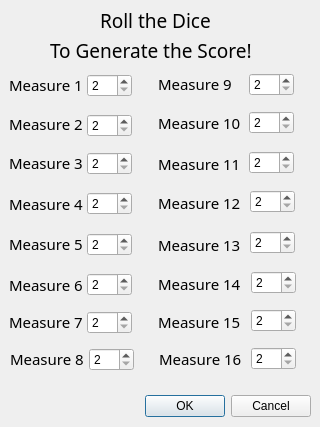
<?xml version="1.0" encoding="UTF-8"?>
<ui version="4.0">
 <class>Dialog</class>
 <widget class="QDialog" name="Dialog">
  <property name="geometry">
   <rect>
    <x>0</x>
    <y>0</y>
    <width>320</width>
    <height>427</height>
   </rect>
  </property>
  <property name="maximumSize">
   <size>
    <width>320</width>
    <height>16777215</height>
   </size>
  </property>
  <property name="windowTitle">
   <string>Dialog</string>
  </property>
  <widget class="QDialogButtonBox" name="buttonBox">
   <property name="geometry">
    <rect>
     <x>10</x>
     <y>390</y>
     <width>301</width>
     <height>32</height>
    </rect>
   </property>
   <property name="orientation">
    <enum>Qt::Horizontal</enum>
   </property>
   <property name="standardButtons">
    <set>QDialogButtonBox::Cancel|QDialogButtonBox::Ok</set>
   </property>
  </widget>
  <widget class="QLabel" name="label">
   <property name="geometry">
    <rect>
     <x>9</x>
     <y>77</y>
     <width>111</width>
     <height>16</height>
    </rect>
   </property>
   <property name="font">
    <font>
     <family>Caviar Dreams</family>
     <pointsize>11</pointsize>
    </font>
   </property>
   <property name="text">
    <string>Measure 1</string>
   </property>
  </widget>
  <widget class="QLabel" name="label_2">
   <property name="geometry">
    <rect>
     <x>9</x>
     <y>116</y>
     <width>91</width>
     <height>16</height>
    </rect>
   </property>
   <property name="font">
    <font>
     <family>Caviar Dreams</family>
     <pointsize>11</pointsize>
    </font>
   </property>
   <property name="text">
    <string>Measure 2</string>
   </property>
  </widget>
  <widget class="QSpinBox" name="roll1">
   <property name="geometry">
    <rect>
     <x>87</x>
     <y>74</y>
     <width>45</width>
     <height>23</height>
    </rect>
   </property>
   <property name="minimum">
    <number>2</number>
   </property>
   <property name="maximum">
    <number>12</number>
   </property>
   <property name="singleStep">
    <number>1</number>
   </property>
  </widget>
  <widget class="QSpinBox" name="roll2">
   <property name="geometry">
    <rect>
     <x>87</x>
     <y>114</y>
     <width>45</width>
     <height>23</height>
    </rect>
   </property>
   <property name="minimum">
    <number>2</number>
   </property>
   <property name="maximum">
    <number>12</number>
   </property>
   <property name="singleStep">
    <number>1</number>
   </property>
  </widget>
  <widget class="QLabel" name="label_3">
   <property name="geometry">
    <rect>
     <x>9</x>
     <y>155</y>
     <width>111</width>
     <height>16</height>
    </rect>
   </property>
   <property name="font">
    <font>
     <family>Caviar Dreams</family>
     <pointsize>11</pointsize>
    </font>
   </property>
   <property name="text">
    <string>Measure 3</string>
   </property>
  </widget>
  <widget class="QSpinBox" name="roll3">
   <property name="geometry">
    <rect>
     <x>87</x>
     <y>152</y>
     <width>45</width>
     <height>23</height>
    </rect>
   </property>
   <property name="minimum">
    <number>2</number>
   </property>
   <property name="maximum">
    <number>12</number>
   </property>
   <property name="singleStep">
    <number>1</number>
   </property>
  </widget>
  <widget class="QLabel" name="label_4">
   <property name="geometry">
    <rect>
     <x>9</x>
     <y>196</y>
     <width>101</width>
     <height>16</height>
    </rect>
   </property>
   <property name="font">
    <font>
     <family>Caviar Dreams</family>
     <pointsize>11</pointsize>
    </font>
   </property>
   <property name="text">
    <string>Measure 4</string>
   </property>
  </widget>
  <widget class="QSpinBox" name="roll4">
   <property name="geometry">
    <rect>
     <x>87</x>
     <y>192</y>
     <width>45</width>
     <height>23</height>
    </rect>
   </property>
   <property name="minimum">
    <number>2</number>
   </property>
   <property name="maximum">
    <number>12</number>
   </property>
   <property name="singleStep">
    <number>1</number>
   </property>
  </widget>
  <widget class="QLabel" name="label_5">
   <property name="geometry">
    <rect>
     <x>9</x>
     <y>236</y>
     <width>101</width>
     <height>16</height>
    </rect>
   </property>
   <property name="font">
    <font>
     <family>Caviar Dreams</family>
     <pointsize>11</pointsize>
    </font>
   </property>
   <property name="text">
    <string>Measure 5</string>
   </property>
  </widget>
  <widget class="QSpinBox" name="roll5">
   <property name="geometry">
    <rect>
     <x>87</x>
     <y>233</y>
     <width>45</width>
     <height>23</height>
    </rect>
   </property>
   <property name="minimum">
    <number>2</number>
   </property>
   <property name="maximum">
    <number>12</number>
   </property>
   <property name="singleStep">
    <number>1</number>
   </property>
  </widget>
  <widget class="QLabel" name="label_6">
   <property name="geometry">
    <rect>
     <x>9</x>
     <y>277</y>
     <width>121</width>
     <height>16</height>
    </rect>
   </property>
   <property name="font">
    <font>
     <family>Caviar Dreams</family>
     <pointsize>11</pointsize>
    </font>
   </property>
   <property name="text">
    <string>Measure 6</string>
   </property>
  </widget>
  <widget class="QSpinBox" name="roll6">
   <property name="geometry">
    <rect>
     <x>87</x>
     <y>273</y>
     <width>45</width>
     <height>23</height>
    </rect>
   </property>
   <property name="minimum">
    <number>2</number>
   </property>
   <property name="maximum">
    <number>12</number>
   </property>
   <property name="singleStep">
    <number>1</number>
   </property>
  </widget>
  <widget class="QLabel" name="label_7">
   <property name="geometry">
    <rect>
     <x>9</x>
     <y>314</y>
     <width>111</width>
     <height>16</height>
    </rect>
   </property>
   <property name="font">
    <font>
     <family>Caviar Dreams</family>
     <pointsize>11</pointsize>
    </font>
   </property>
   <property name="text">
    <string>Measure 7</string>
   </property>
  </widget>
  <widget class="QLabel" name="label_8">
   <property name="geometry">
    <rect>
     <x>10</x>
     <y>351</y>
     <width>111</width>
     <height>16</height>
    </rect>
   </property>
   <property name="font">
    <font>
     <family>Caviar Dreams</family>
     <pointsize>11</pointsize>
    </font>
   </property>
   <property name="text">
    <string>Measure 8</string>
   </property>
  </widget>
  <widget class="QSpinBox" name="roll7">
   <property name="geometry">
    <rect>
     <x>87</x>
     <y>311</y>
     <width>45</width>
     <height>23</height>
    </rect>
   </property>
   <property name="minimum">
    <number>2</number>
   </property>
   <property name="maximum">
    <number>12</number>
   </property>
   <property name="singleStep">
    <number>1</number>
   </property>
  </widget>
  <widget class="QSpinBox" name="roll8">
   <property name="geometry">
    <rect>
     <x>89</x>
     <y>348</y>
     <width>45</width>
     <height>23</height>
    </rect>
   </property>
   <property name="minimum">
    <number>2</number>
   </property>
   <property name="maximum">
    <number>12</number>
   </property>
   <property name="singleStep">
    <number>1</number>
   </property>
  </widget>
  <widget class="QLabel" name="label_9">
   <property name="geometry">
    <rect>
     <x>158</x>
     <y>76</y>
     <width>111</width>
     <height>16</height>
    </rect>
   </property>
   <property name="font">
    <font>
     <family>Caviar Dreams</family>
     <pointsize>11</pointsize>
    </font>
   </property>
   <property name="text">
    <string>Measure 9</string>
   </property>
  </widget>
  <widget class="QLabel" name="label_10">
   <property name="geometry">
    <rect>
     <x>158</x>
     <y>115</y>
     <width>111</width>
     <height>16</height>
    </rect>
   </property>
   <property name="font">
    <font>
     <family>Caviar Dreams</family>
     <pointsize>11</pointsize>
    </font>
   </property>
   <property name="text">
    <string>Measure 10</string>
   </property>
  </widget>
  <widget class="QLabel" name="label_11">
   <property name="geometry">
    <rect>
     <x>158</x>
     <y>156</y>
     <width>111</width>
     <height>16</height>
    </rect>
   </property>
   <property name="font">
    <font>
     <family>Caviar Dreams</family>
     <pointsize>11</pointsize>
    </font>
   </property>
   <property name="text">
    <string>Measure 11</string>
   </property>
  </widget>
  <widget class="QLabel" name="label_12">
   <property name="geometry">
    <rect>
     <x>158</x>
     <y>195</y>
     <width>111</width>
     <height>16</height>
    </rect>
   </property>
   <property name="font">
    <font>
     <family>Caviar Dreams</family>
     <pointsize>11</pointsize>
    </font>
   </property>
   <property name="text">
    <string>Measure 12</string>
   </property>
  </widget>
  <widget class="QLabel" name="label_13">
   <property name="geometry">
    <rect>
     <x>158</x>
     <y>237</y>
     <width>111</width>
     <height>16</height>
    </rect>
   </property>
   <property name="font">
    <font>
     <family>Caviar Dreams</family>
     <pointsize>11</pointsize>
    </font>
   </property>
   <property name="text">
    <string>Measure 13</string>
   </property>
  </widget>
  <widget class="QLabel" name="label_14">
   <property name="geometry">
    <rect>
     <x>158</x>
     <y>276</y>
     <width>111</width>
     <height>16</height>
    </rect>
   </property>
   <property name="font">
    <font>
     <family>Caviar Dreams</family>
     <pointsize>11</pointsize>
    </font>
   </property>
   <property name="text">
    <string>Measure 14</string>
   </property>
  </widget>
  <widget class="QLabel" name="label_15">
   <property name="geometry">
    <rect>
     <x>158</x>
     <y>314</y>
     <width>111</width>
     <height>16</height>
    </rect>
   </property>
   <property name="font">
    <font>
     <family>Caviar Dreams</family>
     <pointsize>11</pointsize>
    </font>
   </property>
   <property name="text">
    <string>Measure 15</string>
   </property>
  </widget>
  <widget class="QLabel" name="label_16">
   <property name="geometry">
    <rect>
     <x>159</x>
     <y>351</y>
     <width>111</width>
     <height>16</height>
    </rect>
   </property>
   <property name="font">
    <font>
     <family>Caviar Dreams</family>
     <pointsize>11</pointsize>
    </font>
   </property>
   <property name="text">
    <string>Measure 16</string>
   </property>
  </widget>
  <widget class="QSpinBox" name="roll9">
   <property name="geometry">
    <rect>
     <x>249</x>
     <y>73</y>
     <width>45</width>
     <height>23</height>
    </rect>
   </property>
   <property name="minimum">
    <number>2</number>
   </property>
   <property name="maximum">
    <number>12</number>
   </property>
   <property name="singleStep">
    <number>1</number>
   </property>
  </widget>
  <widget class="QLabel" name="RolltheDice">
   <property name="geometry">
    <rect>
     <x>100</x>
     <y>10</y>
     <width>111</width>
     <height>20</height>
    </rect>
   </property>
   <property name="font">
    <font>
     <family>Caviar Dreams</family>
     <pointsize>14</pointsize>
    </font>
   </property>
   <property name="text">
    <string>Roll the Dice </string>
   </property>
  </widget>
  <widget class="QSpinBox" name="roll10">
   <property name="geometry">
    <rect>
     <x>249</x>
     <y>111</y>
     <width>45</width>
     <height>23</height>
    </rect>
   </property>
   <property name="minimum">
    <number>2</number>
   </property>
   <property name="maximum">
    <number>12</number>
   </property>
   <property name="singleStep">
    <number>1</number>
   </property>
  </widget>
  <widget class="QSpinBox" name="roll11">
   <property name="geometry">
    <rect>
     <x>249</x>
     <y>151</y>
     <width>45</width>
     <height>23</height>
    </rect>
   </property>
   <property name="minimum">
    <number>2</number>
   </property>
   <property name="maximum">
    <number>12</number>
   </property>
   <property name="singleStep">
    <number>1</number>
   </property>
  </widget>
  <widget class="QSpinBox" name="roll12">
   <property name="geometry">
    <rect>
     <x>250</x>
     <y>190</y>
     <width>45</width>
     <height>23</height>
    </rect>
   </property>
   <property name="minimum">
    <number>2</number>
   </property>
   <property name="maximum">
    <number>12</number>
   </property>
   <property name="singleStep">
    <number>1</number>
   </property>
  </widget>
  <widget class="QSpinBox" name="roll13">
   <property name="geometry">
    <rect>
     <x>250</x>
     <y>231</y>
     <width>45</width>
     <height>23</height>
    </rect>
   </property>
   <property name="minimum">
    <number>2</number>
   </property>
   <property name="maximum">
    <number>12</number>
   </property>
   <property name="singleStep">
    <number>1</number>
   </property>
  </widget>
  <widget class="QSpinBox" name="roll14">
   <property name="geometry">
    <rect>
     <x>251</x>
     <y>271</y>
     <width>45</width>
     <height>23</height>
    </rect>
   </property>
   <property name="minimum">
    <number>2</number>
   </property>
   <property name="maximum">
    <number>12</number>
   </property>
   <property name="singleStep">
    <number>1</number>
   </property>
  </widget>
  <widget class="QSpinBox" name="roll15">
   <property name="geometry">
    <rect>
     <x>251</x>
     <y>309</y>
     <width>45</width>
     <height>23</height>
    </rect>
   </property>
   <property name="minimum">
    <number>2</number>
   </property>
   <property name="maximum">
    <number>12</number>
   </property>
   <property name="singleStep">
    <number>1</number>
   </property>
  </widget>
  <widget class="QSpinBox" name="roll16">
   <property name="geometry">
    <rect>
     <x>251</x>
     <y>347</y>
     <width>45</width>
     <height>23</height>
    </rect>
   </property>
   <property name="minimum">
    <number>2</number>
   </property>
   <property name="maximum">
    <number>12</number>
   </property>
   <property name="singleStep">
    <number>1</number>
   </property>
  </widget>
  <widget class="QLabel" name="RolltheDice_2">
   <property name="geometry">
    <rect>
     <x>50</x>
     <y>40</y>
     <width>211</width>
     <height>20</height>
    </rect>
   </property>
   <property name="font">
    <font>
     <family>Caviar Dreams</family>
     <pointsize>14</pointsize>
    </font>
   </property>
   <property name="text">
    <string>To Generate the Score!</string>
   </property>
  </widget>
 </widget>
 <layoutdefault spacing="6" margin="30"/>
 <resources/>
 <connections>
  <connection>
   <sender>buttonBox</sender>
   <signal>accepted()</signal>
   <receiver>Dialog</receiver>
   <slot>accept()</slot>
   <hints>
    <hint type="sourcelabel">
     <x>248</x>
     <y>254</y>
    </hint>
    <hint type="destinationlabel">
     <x>157</x>
     <y>274</y>
    </hint>
   </hints>
  </connection>
  <connection>
   <sender>buttonBox</sender>
   <signal>rejected()</signal>
   <receiver>Dialog</receiver>
   <slot>reject()</slot>
   <hints>
    <hint type="sourcelabel">
     <x>316</x>
     <y>260</y>
    </hint>
    <hint type="destinationlabel">
     <x>286</x>
     <y>274</y>
    </hint>
   </hints>
  </connection>
 </connections>
</ui>
